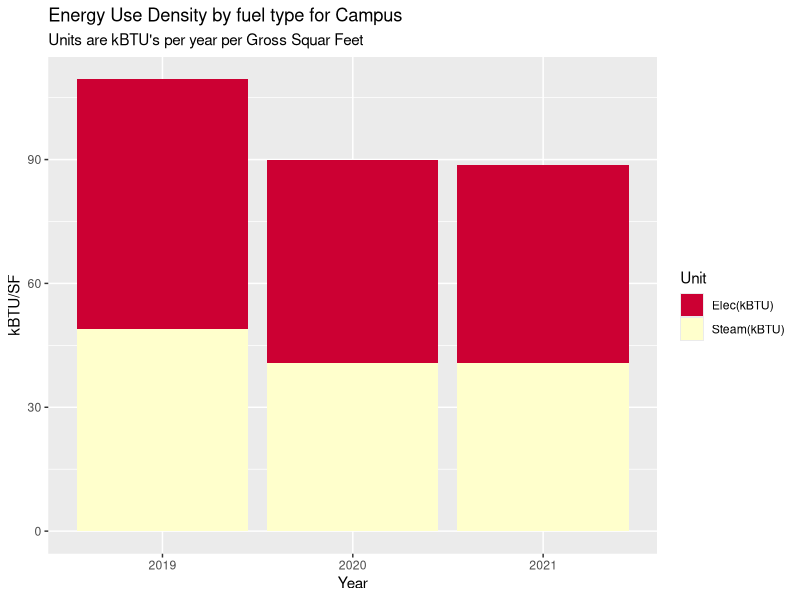
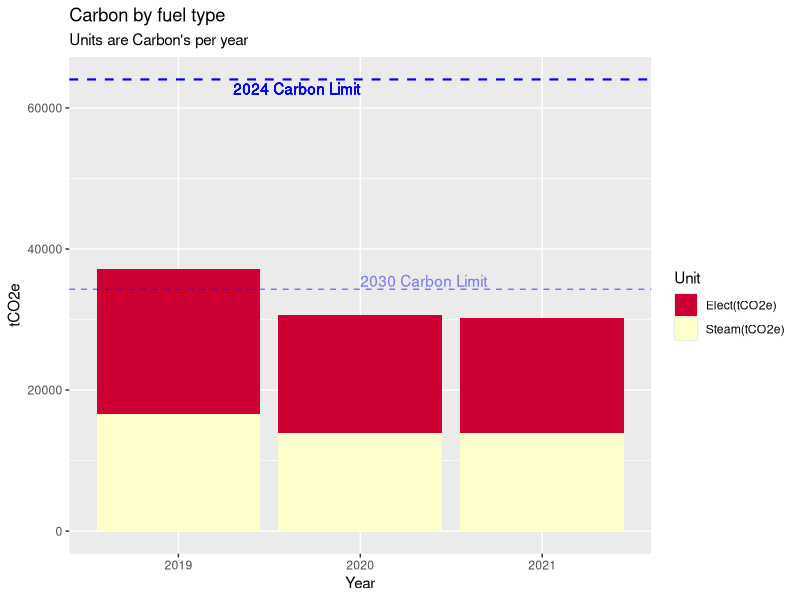
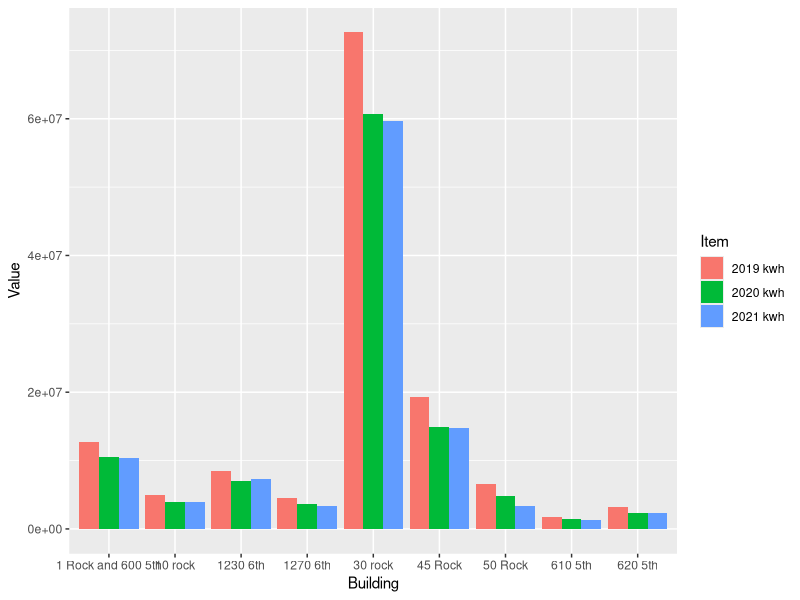
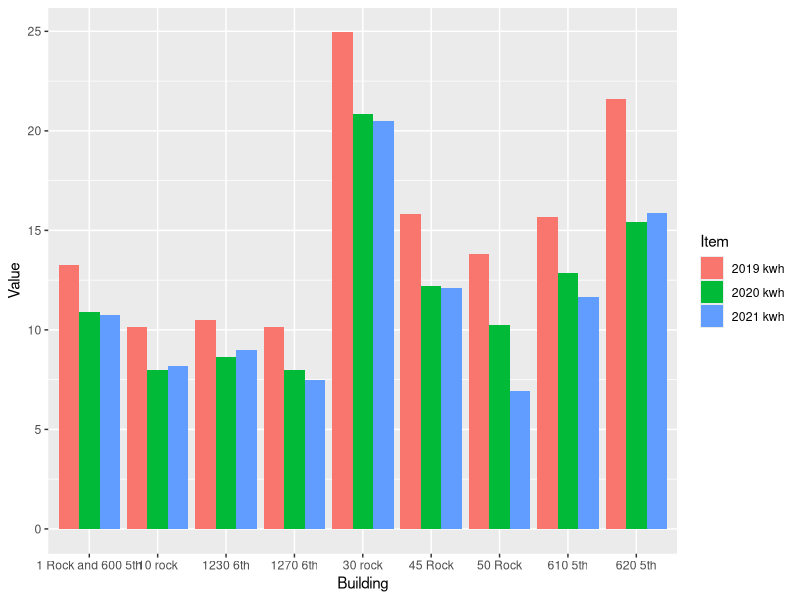
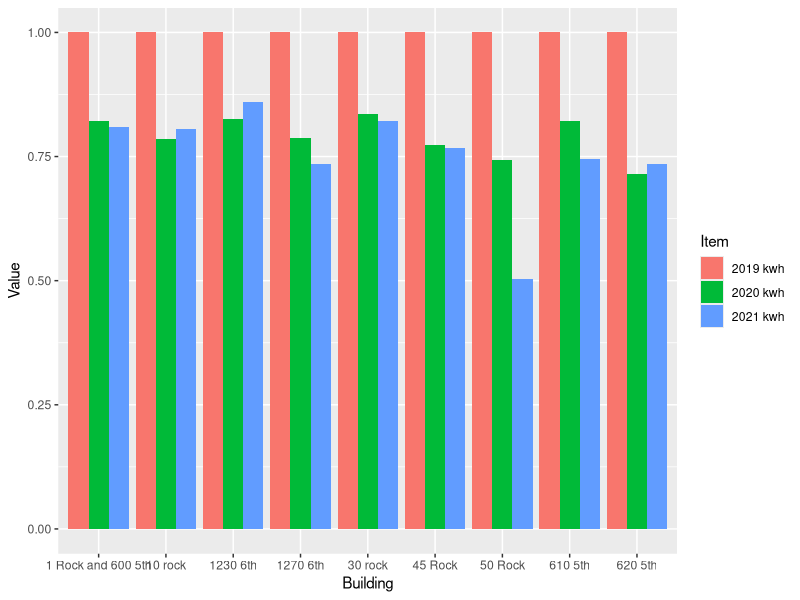
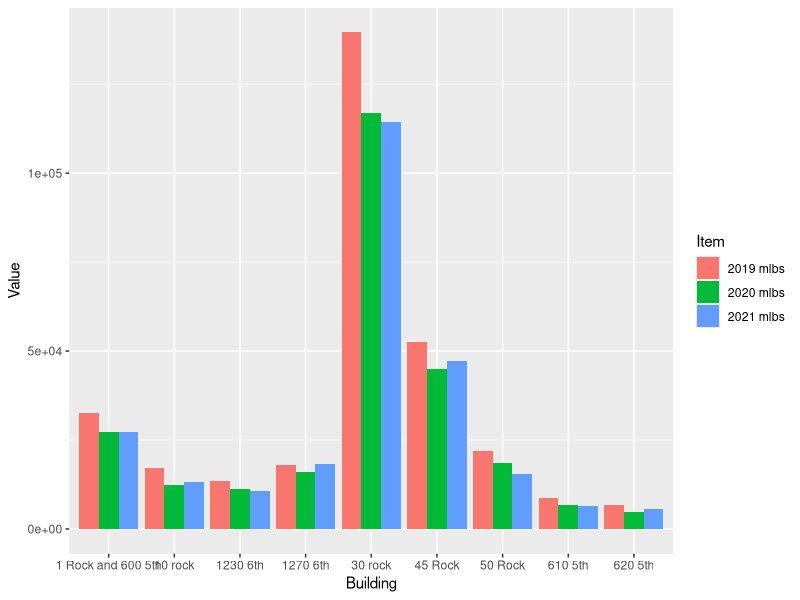
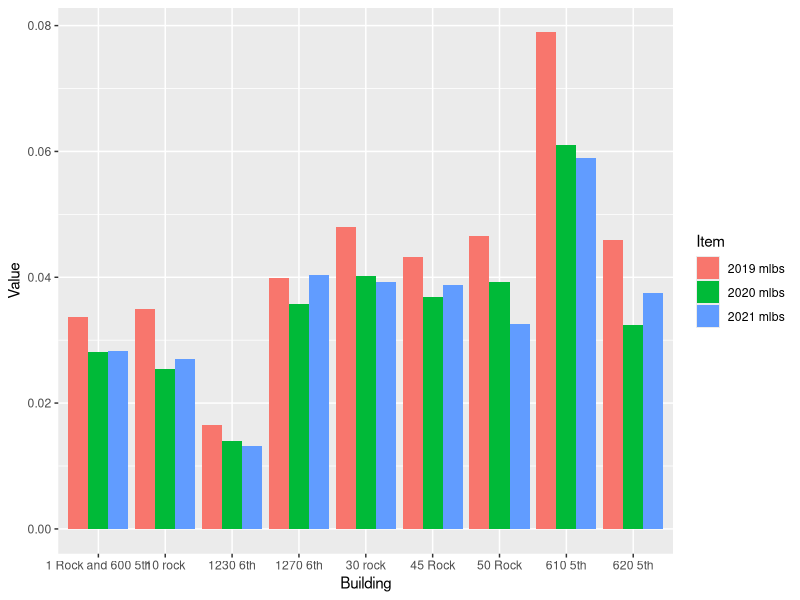
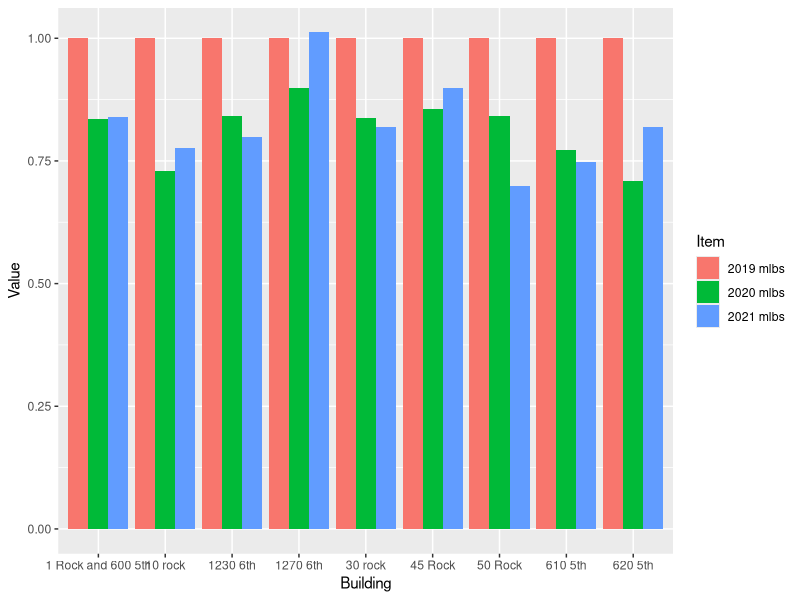

Here is the R script that generated these plots, in order:
## ---- chunk 1

# Load packages 
my_packages <- c("tidyverse", "vroom" , "janitor" , "glue" , "tsibble" , "tidytext","lubridate", "fable", "tsibbledata", "ggplot2", "forecast", "tseries", "rio", "zoo", "readxl", "tsibbledata", "knitr", "kableExtra", "formattable", "scales")
invisible( lapply(my_packages, require, character.only = TRUE))

#Set up environment 
place <- "Home"  #Where are we working today. 
# place <- "work"

if (place == "Home"){setwd("C:/Users/paulr/Documents/R/RockCenterEnergyAnalysis")} else {setwd("C:/Users/prode/Documents/R/RockCenterEnergyAnalysis")}

if (!file.exists("data")) { dir.create("data")}

rm(place, my_packages ) #Clean up

options(dplyr.summarise.inform = FALSE)  # Suppress textin Knit printout. 



# Read in data

'ElecCF' <- 0.000288962  #2021 Carbon values
'SteamCF' <- 0.00004493
'IntensityLimit24' <- 0.00846 #2024 Limit
'IntensityLimit30' <- 0.00453 #2030 Limit

SteamData <- read_excel("data/Energy_Data_for_Net_Zero_Study.xlsx", sheet = "Sheet1", range = "B2:G11" , col_names = TRUE, na = "NA", col_types = NULL ) %>%  select(-5,-6)

ElectricData <- read_excel("data/Energy_Data_for_Net_Zero_Study.xlsx", sheet = "Sheet1", range = "B13:G23" , col_names = TRUE, na = "NA", col_types = NULL ) %>% select(-5,-6)

ElectricData %>% filter(Building == '1 Rock' | Building == '600 5th') %>% 
  select( -Building) %>% 
  summarise_each(funs(sum)) %>% 
  mutate(Building = "1 Rock and 600 5th") %>% 
  select(4,1,2,3) %>% rbind(ElectricData) %>% 
  filter(Building != '1 Rock' & Building != '600 5th') -> ElectricData

BuildingGSF <- read_excel("data/Energy_Data_for_Net_Zero_Study.xlsx", sheet = "Sheet1", range = "B28:C39" , col_names = TRUE, na = "NA", col_types = NULL ) %>% 
  filter(Building != '1 Rock' & Building != '600 5th')

UtilityData <- left_join(ElectricData, SteamData, by="Building") %>% left_join(BuildingGSF, by="Building")
UtilityData[is.na(UtilityData)] <- 0

#Campus EUI for each year 
UtilityData1 <- UtilityData 
apply(UtilityData1[2:4], 2, function(row) row * 3.4121 ) -> UtilityData1[2:4]
apply(UtilityData1[5:7], 2, function(row) row * 1194) -> UtilityData1[5:7]
UtilityData1 %>% select(`2019 kwh`, `2020 kwh`, `2021 kwh`, `2019 mlbs`, `2020 mlbs`, `2021 mlbs`, `Gross Floor Area`) %>%
summarise_each(funs(sum)) -> UtilityData1
    TotalFlArea <- UtilityData1$`Gross Floor Area`
    UtilityData1 %>% 
      select(-`Gross Floor Area`) %>% 
  gather(key = "Item", value = "Value") -> UtilityData1
  cbind(UtilityData1, str_split_fixed(UtilityData1$Item, " ", n=2)) %>% 
  select(-"Item") -> UtilityData1 
  colnames(UtilityData1)  <-  c("Value", "Year", "Unit") 
  apply(UtilityData1[3], 1, function(x) {ifelse(x == "kwh", "Elec(kBTU)", "Steam(kBTU)")}) -> UtilityData1[3]
  
  
# Make an EUI plot 
UtilityData2 <- UtilityData1
apply(UtilityData2[1], 1, function(row) row / TotalFlArea ) -> UtilityData2[1]


UtilityData2 %>% 
  ggplot(aes(x = Year, y = Value, fill = Unit)) +
  geom_bar(stat = "identity", position = "stack") +
  labs( title = "Energy Use Density by fuel type for Campus",
        subtitle = "Units are kBTU's per year per Gross Squar Feet") +
  xlab("Year") +
  ylab("kBTU/SF") +
  scale_fill_manual(values = c("#CC0033", "#FFFFCC"))



#Carbon Plot

#Make a Carbon table in the dataframe UtilityData1
UtilityData3 <- UtilityData1
  apply(UtilityData3[3], 1, function(x) {ifelse(x == "Elec(kBTU)", "Elect(tCO2e)", "Steam(tCO2e)")}) -> UtilityData3[3]
UtilityData3 %>% 
  mutate(Carbon = ifelse(Unit == "Elec(kBTU)", Value * ElecCF, Value * SteamCF)) %>% 
  ggplot(aes(x = Year, y = Carbon, fill = Unit)) +
  geom_bar(stat = "identity", position = "stack") +
  labs( title = "Carbon by fuel type",
        subtitle = "Units are Carbon's per year") +
  labs(x = "Year", y = "tCO2e") +
  #guides(fill = FALSE) +
  geom_hline(aes(yintercept = TotalFlArea * IntensityLimit24), color = "blue", linetype = "dashed", size = 0.75) +
  geom_text(aes(x = 2, y = TotalFlArea * IntensityLimit24, label = "2024 Carbon Limit"), hjust = 1, vjust = 1.25 , color = "blue") +
  geom_hline(aes(yintercept = TotalFlArea * IntensityLimit30), linetype = "dashed", color = "blue", size = 0.5, alpha = 0.5) +
  geom_text(aes(x = 2, y = TotalFlArea * IntensityLimit30, label = "2030 Carbon Limit"), hjust = 0, vjust = -.2 , color = "blue", alpha = 0.1) +
  scale_fill_manual(values = c("#CC0033", "#FFFFCC"))


## ---- chunk 2

ElectricData %>% select(Building, `2019 kwh`, `2020 kwh`, `2021 kwh`) %>% 
  gather(key = "Item", value = "Value", -Building) %>%
  ggplot(aes(x = Building, y = Value, fill = Item, group = Item)) +
  geom_bar(stat = "identity", position = "dodge")

UtilityData1 <- UtilityData
apply(UtilityData1[2:7], 2, function(row) row / UtilityData1$`Gross Floor Area`) -> UtilityData1[2:7]
UtilityData1 %>% select(Building, `2019 kwh`, `2020 kwh`, `2021 kwh`) %>% 
  gather(key = "Item", value = "Value", -Building) %>% 
  ggplot(aes(x = Building, y = Value, fill = Item, group = Item)) +
  geom_bar(stat = "identity", position = "dodge")
rm(UtilityData1)

UtilityData1 <- UtilityData
apply(UtilityData1[2:7], 2, function(row) row / UtilityData1$`Gross Floor Area`) -> UtilityData1[2:7]
apply(UtilityData1[2:4], 2, function(row) row / UtilityData1$`2019 kwh`) -> UtilityData1[2:4]
UtilityData1 %>% select(Building, `2019 kwh`, `2020 kwh`, `2021 kwh`) %>% 
  gather(key = "Item", value = "Value", -Building) %>% 
  ggplot(aes(x = Building, y = Value, fill = Item, group = Item)) +
  geom_bar(stat = "identity", position = "dodge")
rm(UtilityData1)



SteamData %>% select(Building, `2019 mlbs`, `2020 mlbs`, `2021 mlbs`) %>% 
  gather(key = "Item", value = "Value", -Building) %>%
  ggplot(aes(x = Building, y = Value, fill = Item, group = Item)) +
  geom_bar(stat = "identity", position = "dodge")

UtilityData1 <- UtilityData
apply(UtilityData1[2:7], 2, function(row) row / UtilityData1$`Gross Floor Area`) -> UtilityData1[2:7]
UtilityData1 %>% select(Building, `2019 mlbs`, `2020 mlbs`, `2021 mlbs`) %>% 
  gather(key = "Item", value = "Value", -Building) %>% 
  ggplot(aes(x = Building, y = Value, fill = Item, group = Item)) +
  geom_bar(stat = "identity", position = "dodge")
rm(UtilityData1)

UtilityData1 <- UtilityData
apply(UtilityData1[2:7], 2, function(row) row / UtilityData1$`Gross Floor Area`) -> UtilityData1[2:7]
apply(UtilityData1[5:7], 2, function(row) row / UtilityData1$`2019 mlbs`) -> UtilityData1[5:7]
UtilityData1 %>% select(Building, `2019 mlbs`, `2020 mlbs`, `2021 mlbs`) %>% 
  gather(key = "Item", value = "Value", -Building) %>% 
  ggplot(aes(x = Building, y = Value, fill = Item, group = Item)) +
  geom_bar(stat = "identity", position = "dodge")
rm(UtilityData1)




## ---- chunk 3


EPA_data <- read_excel("data/EPA_Annual_Energy_Use_By_Meter.xlsx", range = "A6:BB155" , col_names = FALSE, na = "NA", col_types = NULL )

EPA_data <- read_excel("data/EPA_Annual_Energy_Use_By_Meter.xlsx", skip = 4)
